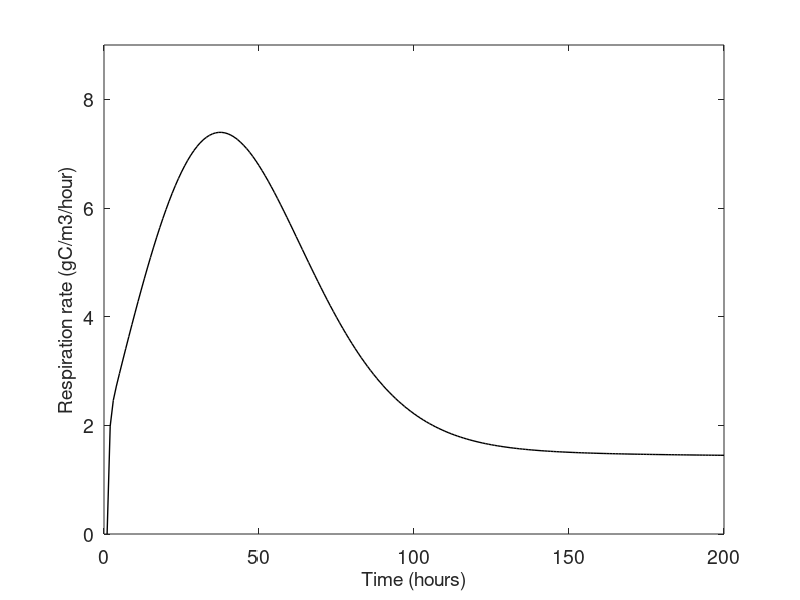

MATLAB code to generate this figure:
clear;

%% Parameters
k_subC=0.009/24/12;%Empirical factor of decomposition rate, labile                1/hour
f_s=0.1;%Portion for microbe growth                                   unitless
f_e=1-f_s;%Portion for microbe respiration                            unitless
M_B=0.001/24;%Mortality rate of active biomass                        1/hour
M_BD=M_B/10;%Mortality rate of dormant biomass                        1/hour
b=4.9;%Exponent of the water retention curve                          unitless
k_tran1=1;%Transform between active and dormant, fast                 1/hour
k_tran2=1/120;%slow                                                       1/hour
Psi_AD1=0.25^(-b);%Water potential at 50% of the maximum rate k_AD, fast
Psi_AD2=0.55^(-b);%slow
Psi_DA1=Psi_AD1;%Water potential at 50% of the maximum rate k_DA, fast
Psi_DA2=Psi_AD2;%slow
n=1;%Empirical factor                                                 unitless
k_CB1=30000;%Carbon usage at 50% of the maximum rate U, fast           gC/m3 water diluted
k_CB2=10000;%Carbon usage at 50% of the maximum rate U, slow           gC/m3 water diluted
k_RsolC=0.0/24;%Empirical factor of respiration rate of soluble organic carbon

%% Inputs
%time_pause=14*24;
%s(1:time_pause)=0.00001;s(time_pause:time_pause+500)=0.7;%soil moisture
s(1:200)=0.66;
%s(201:400)=0.7;
%s=0.01:0.01:0.9;
litterFall=0;%litter fall input                                    gC/m3

%%%%%Aromatic input
%aro=7930;%                                                         ugC/g soil
%aro=2620;%                                                    ugC/g soil
%aro=7530;%                                                    ugC/g soil

%%%%%Aliphatic input
%ali=14050;%                                                        ugC/g soil
%ali=16970;%                                                  ugC/g soil
%ali=3460;%                                                   ugC/g soil

totC(1:length(s)+1)=0.02*1518720/s(1);%total carbon                    gC/m3 water diluted
%20000 for upper, 14000 for middle, and 9000 for lower
subC=totC*0.9;%substrate carbon fast              gC/m3 water diluted
solC=totC*0.008;%soluble carbon fast           gC/m3 water diluted
C_B1=totC*0;%starting active biomass, fast                    gC/m3 water diluted
C_B2=totC*0;%starting active biomass, slow                    gC/m3 water diluted
C_BD1=1/3*totC*0.1*s(1);%starting dormant biomass, fast       gC/m3 water
C_BD2=2/3*totC*0.1*s(1);%starting dormant biomass, slow                gC/m3 water

%% Calculations
%k_U1=0.8*(0.7-s);%Number of soluble carbon needed for each microbes per hour, fast
%k_U2=1.2*(s-0.4);%slow

a=3;%Order of inhibition factor
k_U1(1:length(s))=1*(1-(nthroot(s(1)*2-1,a)+1)/2);%Number of soluble carbon needed for each microbes per hour, fast
k_U2(1:length(s))=4*(nthroot(s(1)*2-1,a)+1)/2;%slow

D=zeros(1,length(s));
D2=zeros(1,length(s));
U1=zeros(1,length(s));
U2=zeros(1,length(s));
U21=zeros(1,length(s));
U22=zeros(1,length(s));
R_solC=zeros(1,length(s));
T_resp=zeros(1,length(s));
Psi=zeros(1,length(s));
f_AD1=zeros(1,length(s));
f_DA1=zeros(1,length(s));
f_AD2=zeros(1,length(s));
f_DA2=zeros(1,length(s));
P_AD1=zeros(1,length(s));
P_DA1=zeros(1,length(s));
P_AD2=zeros(1,length(s));
P_DA2=zeros(1,length(s));

for i=1:length(s)
    Psi(i)=s(i)^(-b);

    f_AD1(i)=-Psi(i)/((-Psi(i))+(-Psi_AD1));
    f_DA1(i)=-Psi_DA1/(20*(-Psi(i))+(-Psi_DA1));
    f_AD2(i)=-Psi(i)/((-Psi(i))+(-Psi_AD2));
    f_DA2(i)=-Psi_DA2/(20*(-Psi(i))+(-Psi_DA2));
    
    P_AD1(i)=k_tran1*f_AD1(i)*C_B1(i);
    P_DA1(i)=k_tran1*f_DA1(i)*C_BD1(i);
    P_AD2(i)=k_tran2*f_AD2(i)*C_B2(i);
    P_DA2(i)=k_tran2*f_DA2(i)*C_BD2(i);
    
    D(i)=k_subC*subC(i);
    
    U1(i)=k_U1(i)*C_B1(i)*solC(i)^n/(solC(i)^n+k_CB1^n);
    U2(i)=k_U2(i)*C_B2(i)*solC(i)^n/(solC(i)^n+k_CB2^n);
    
    R_solC(i)=k_RsolC*solC(i);
    subC(i+1)=subC(i)+litterFall-D(i);
    solC(i+1)=solC(i)+D(i)-U1(i)-U2(i)-R_solC(i)+M_BD*C_BD1(i)+M_B*C_B1(i);
    C_B1(i+1)=C_B1(i)+f_s*U1(i)+P_DA1(i)-P_AD1(i)-M_B*C_B1(i);
    C_B2(i+1)=C_B2(i)+f_s*U2(i)+P_DA2(i)-P_AD2(i)-M_B*C_B2(i);
    C_BD1(i+1)=C_BD1(i)+P_AD1(i)-P_DA1(i)-M_BD*C_BD1(i);
    C_BD2(i+1)=C_BD2(i)+P_AD2(i)-P_DA2(i)-M_BD*C_BD2(i);
    T_resp(i)=f_e*(U1(i)+U2(i)+U21(i)+U22(i))+R_solC(i);
end

%% Outputs
x_real=[24, 48.5,72.5, 96, 139.5, 186.5];
y_real1=[6.490 7.314 4.350 3.054 2.076 1.741];%gC/m3-soil/hour
y_real2=[4.193 3.017 2.281 1.916 1.407 1.192];%gC/m3-soil/hour
y_real3=[3.017 4.394 2.813 1.661 1.112 1.052];
y_real4=[2.301 1.919 1.507 1.052 0.790 0.743];
y_real5=[1.538 1.149 0.897 0.509 0.378 0.392];
y_real6=[1.726 0.919 0.633 0.342 0.224 0.234];
%plot(x_real,y_real1,'k^','MarkerSize',8); hold on;
%plot(x_real,y_real2,'r^','MarkerSize',8); hold on;
plot(1:length(s),T_resp*2.7/1.51872*s(1),'k-','LineWidth',1);
%plot(1:length(s),f_DA1,'k-','LineWidth',3);
%semilogy(s,-Psi);
set(gca,'fontsize',14);
ylim([0 9]);
xlabel('Time (hours)','FontSize',14);
ylabel('Respiration rate (gC/m3/hour)','FontSize',14);
%legend('Incubation for upper soil 66%','model fitting for upper soil 66%','Incubation for upper soil 33%','model fitting for upper soil 33%','NorthEast');
%title({'Reactive model fitting';'for upper soil 33% soil moisture'},'FontSize',22,'FontWeight','bold');